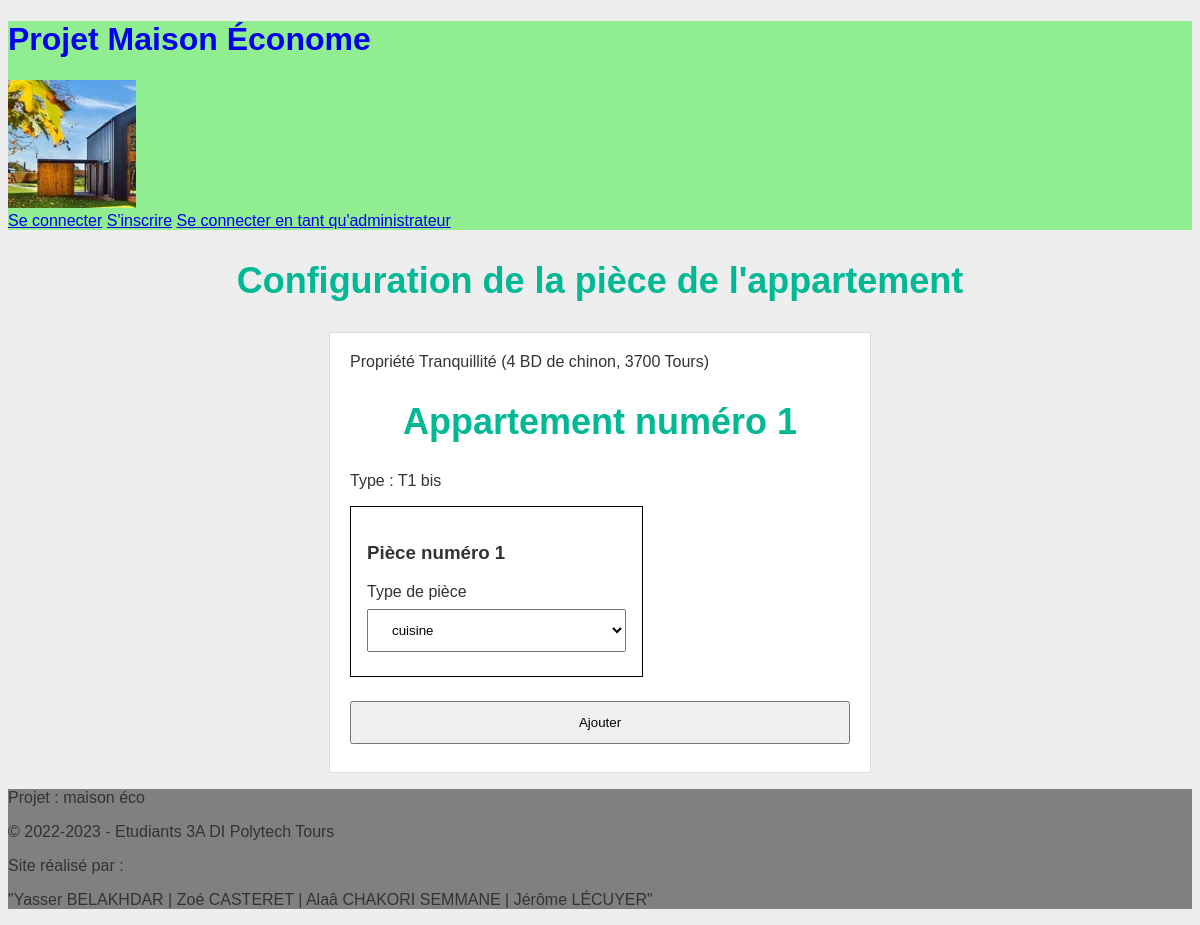
Page /administration/ajoutPieces.php?idPropriete=1 on the committed database.
### tables this page shows
CREATE TABLE Propriete(
   idPropriete INT AUTO_INCREMENT,
   numeroRue INT,
   nomRue VARCHAR(50) ,
   codePostal INT,
   ville VARCHAR(50) ,
   nomPropriete VARCHAR(50) ,
   degreIsolation CHAR(1) ,
   PRIMARY KEY(idPropriete)
);

CREATE TABLE Appartement(
   idAppartement INT AUTO_INCREMENT,
   numAppart INT,
   degreSecurite INT NOT NULL,
   typeAppart INT NOT NULL,
   idPropriete INT NOT NULL,
   PRIMARY KEY(idAppartement),
   FOREIGN KEY(degreSecurite) REFERENCES TypeSecurite(degreSecurite),
   FOREIGN KEY(typeAppart) REFERENCES TypeAppartement(typeAppart),
   FOREIGN KEY(idPropriete) REFERENCES Propriete(idPropriete)
);

CREATE TABLE TypeAppartement(
   typeAppart INT,
   libTypeAppart VARCHAR(50) ,
   nbPieces INT,
   PRIMARY KEY(typeAppart)
);

### WEB/administration/ajoutPieces.php (the view, shortened to what this page needs)
<?php
$ROOT = '../';
?>
<!DOCTYPE html>
<html>
<head>
	<?php require('../common/header.php') ?>
	<?php
	if (isset($_GET['idPropriete']))
		$idPropriete = $_GET['idPropriete'];
	$nbApparts = isset($_GET['nbApparts']) ? $_GET['nbApparts'] : 1;
	$proprieteQuery = $bdd->query("SELECT * FROM propriete WHERE idPropriete = $idPropriete");
	if ($proprieteQuery) {
		$propriete = $proprieteQuery->fetch();
	}
	$sql = "SELECT * FROM appartement WHERE idPropriete = $idPropriete";
	$appartements = $bdd->query($sql);
	$appartements = $appartements->fetchAll();
	$typeAppartements = $bdd->query("SELECT * FROM typeappartement");
	$typeAppartements = $typeAppartements->fetchAll();
	$typePieces = $bdd->query("SELECT * FROM typepiece");
	$typePieces = $typePieces->fetchAll();
	$nbPieces = 0;
	foreach ($appartements as $appartement) {
		$nbPiecesAppart = $bdd->query("SELECT nbPieces FROM typeappartement WHERE typeAppart = {$appartement['typeAppart']}");
		$nbPiecesAppart = $nbPiecesAppart->fetch();
		$nbPiecesAppart = $nbPiecesAppart['nbPieces'];
		$nbPieces += $nbPiecesAppart;
	}
	if ($nbApparts == 1) {
		if ($nbPieces == 1)
			echo "<h2>Configuration de la pièce de l'appartement</h2>";
		else
			echo "<h2>Configuration des $nbPieces pièces de l'appartement</h2>";
	} else {
		echo "<h2>Configuration des $nbPieces pièces des $nbApparts appartements</h2>";
	}
	?>
	<form action="ajoutPieces.php" method="post">
		<div id="labelPropriete">
			<label for="labelPropriete">Propriété</label>
			<?php
			$adresse = $propriete['numeroRue'] . " " . $propriete['nomRue'] . ", " . $propriete['codePostal'] . " " . $propriete['ville'];
			if ($propriete['nomPropriete'] != null) {
				$labelPropriete = $propriete['nomPropriete'] . " (" . $adresse . ")";
			} else {
				$labelPropriete = $adresse;
			}
			?>
			<span name="labelPropriete" type="text" readonly=true><?= $labelPropriete ?></span>
		</div>
		<?php
		for ($i = 1; $i <= $nbApparts; $i++) {
			$appartement = $appartements[$i - 1];
			$typeAppartement = $typeAppartements[$appartement['typeAppart']];
		?>
			<div class="infoAppart" appartNum=<?= $i ?>>
				<h2 id="numAppartement_<?= $i ?>">Appartement numéro <?= $i ?></h2>
				<p>Type : <?= $typeAppartement['libTypeAppart'] ?></p>
				<?php
				$nbPiecesAppart = $typeAppartement['nbPieces'];
				for ($j = 1; $j <= $nbPiecesAppart; $j++) {
					$i_j = $i . "_" . $j;
				?>
					<div class="infoPiece" pieceNum=<?= $j ?>>
						<h3 id="numPiece_<?= $i_j ?>">Pièce numéro <?= $j ?></h3>
						<label for="typePiece_<?= $i_j ?>">Type de pièce</label>
						<select name="typePiece_<?= $i_j ?>" id="typePiece_<?= $i_j ?>">
							<?php
							foreach ($typePieces as $typePiece) {
								echo "<option value='{$typePiece['typePiece']}'>{$typePiece['libTypePiece']}</option>";
							}
							?>
						</select>
					</div>
				<?php
				}
				?>
			</div>
		<?php
		}
		?>
		<input type="submit" value="Ajouter">
	</form>
	<?php require('../common/footer.php') ?>
	</body>
</html>

### WEB/common/header.php (shortened to what this page needs)
<?php
    if (isset($_SESSION["Id"])) {
        $co_deco = "Deconnexion";
        $url_co_deco = "${ROOT}Page_accueil/deconnexion.php";
        $sign_gerer = "Gérer compte";
		$url_sign_gerer = "${ROOT}Page_accueil/gestion_compte.php?id=".$_SESSION['Id'];
    } else {
        $co_deco = "Se connecter";
        $url_co_deco = "${ROOT}Page_accueil/connexion.php";
		$co_admin = "Se connecter en tant qu'administrateur";
		$url_co_admin = "${ROOT}Page_accueil/connexion_administrateur.php";
        $sign_gerer = "S'inscrire";
        $url_sign_gerer = "${ROOT}Page_accueil/inscription.php";
    }
?>
<link rel='stylesheet' type='text/css' media='screen' href='<?=$ROOT?>style/main.css'>
</head>
<body>
    <header style="background-color: lightgreen;">
        <h1><a href="<?=$ROOT?>" title="Accueil" style="text-decoration: none;">Projet Maison Économe</a></h1>
		<div class="header-left">
                <img src="<?=$ROOT?>images/logo.webp" alt="logo" class="logo">
            </div>
            <div class="header-right">
                <a id="signup" href=<?php echo $url_co_deco; ?>><?php echo $co_deco ; ?></a>
				<a id="login" href=<?php echo $url_sign_gerer; ?>><?php echo $sign_gerer; ?></a>
				<a id="login" href=<?php echo $url_co_admin; ?>><?php echo $co_admin; ?></a>
            </div>
    </header>

### WEB/common/footer.php
<footer style="background-color: gray;">
	<p>Projet : maison éco</p>
	<div class="footer">
		<p>© 2022-2023 - Etudiants 3A DI Polytech Tours</p>
		<p>Site réalisé par : </p>
		<p>"Yasser BELAKHDAR | Zoé CASTERET | Alaâ CHAKORI SEMMANE | Jérôme LÉCUYER"</p>
	</div>
</footer>

### WEB/style/main.css (style rules this page uses)
body { font-family: Arial, sans-serif; color: #333; background-color: #eee; }
h2 { font-size: 36px; text-align: center; color: #00b894; }
form { max-width: 500px; margin: 0 auto; background-color: #fff; border: 1px solid #ddd; padding: 20px; }
input, select { width: 100%; padding: 12px 20px; margin: 8px 0; box-sizing: border-box; }

### WEB/administration/ajoutPieces.php (style rules this page uses)
.infoPiece { border: 1px solid black; margin: 1em 0; padding: 1em; width: fit-content; }

### rows in the picture
propriete: labelPropriete "Tranquillité (4 BD de chinon, 3700 Tours)"
appartement: typeAppart.libTypeAppart "T1 bis"

### other values in the picture
$co_deco "Se connecter"
$sign_gerer "S'inscrire"
$co_admin "Se connecter en tant qu'administrateur"
form field value "cuisine"
